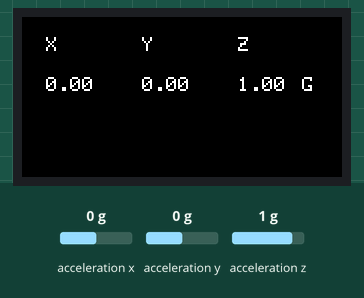
Recording of a sketch running on a simulated ESP32. On the bench: 160×80 colour display. The test bench sets the inputs (shaded band); at power-on: acceleration x 0 g, acceleration y 0 g, acceleration z 1 g. What the sketch prints to the serial monitor is not drawn.

Above: at 1.3 s.
1.4 s: acceleration x set to -1.4 g
At 2.4 s:
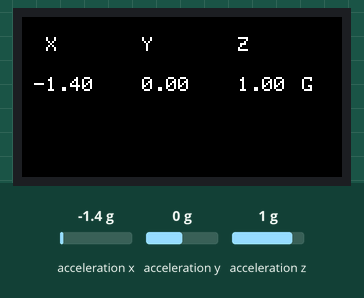
2.9 s: acceleration y set to -1.4 g
At 4.1 s:
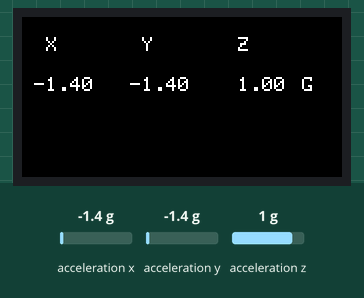
4.4 s: acceleration z set to -1.4 g
At 5.6 s:
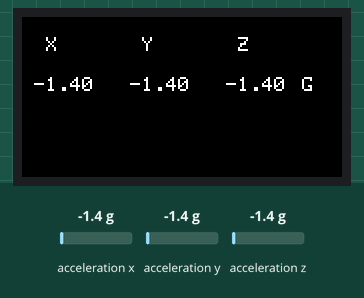
5.9 s: acceleration x set to 0 g
At 6.3 s:
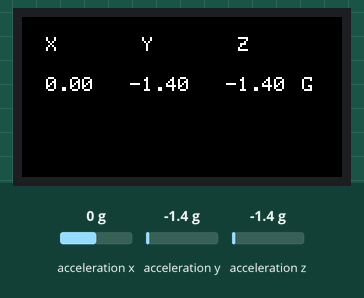
7.4 s: acceleration y set to 0 g
At 8.0 s:
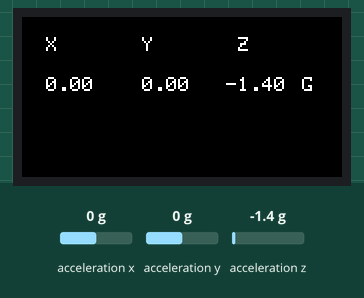
8.9 s: acceleration x set to -0.8 g
Timing chart, 0 to 11.4 s (numbered marks = the images above; inputs shaded):
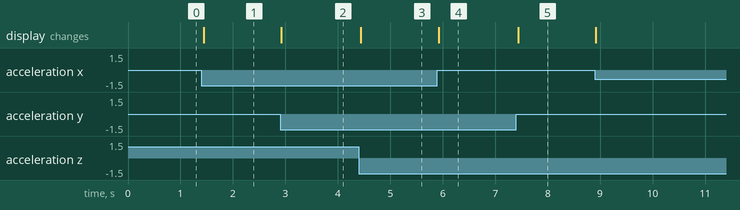

Measured:
- after the input at 1.4 s, the display: changes at once (image 1)
- after the input at 2.9 s, the display: changes at once (image 2)
- after the input at 4.4 s, the display: changes at once (image 3)
- after the input at 5.9 s, the display: changes at once (image 4)
- after the input at 7.4 s, the display: changes at once (image 5)

The sketch:

esp32_code.ino
```cpp
#include <M5StickC.h>

float accX = 0.0F;
float accY = 0.0F;
float accZ = 0.0F;

void setup() {

    Serial.begin(115200);

    M5.begin();
    M5.IMU.Init();
    M5.Lcd.setRotation(3);
    M5.Lcd.fillScreen(BLACK);
    M5.Lcd.setTextSize(1);
    M5.Lcd.setCursor(0, 10);
    M5.Lcd.println("  X       Y       Z");
}

void loop() {
    M5.IMU.getAccelData(&accX, &accY, &accZ);

    M5.Lcd.setCursor(0, 30);
    M5.Lcd.printf(" %5.2f   %5.2f   %5.2f   ", accX, accY, accZ);
    M5.Lcd.setCursor(140, 30);
    M5.Lcd.print("G");

    Serial.printf("%5.2f;%5.2f;%5.2f\r\n", accX, accY, accZ);

    delay(10);
}
```
